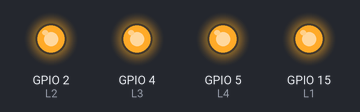
This sketch was run on a simulated ESP32. On the bench: output pins drawn as LEDs (lit = HIGH).

Above: at 0.1 s.
Timing chart, 0 to 1.6 s (numbered marks = the images above):
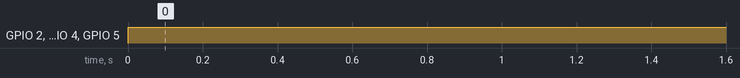

Measured:
- by itself, GPIO 2 (L2), GPIO 4 (L3), GPIO 5 (L4): LOW → HIGH at 0.00 s

The sketch:

ping-esp32.ino
```cpp
#define L1 15
#define L2 2
#define L3 4
#define L4 5

void setup() {
  // put your setup code here, to run once:
  pinMode(L1,OUTPUT);
  pinMode(L2, OUTPUT);
  pinMode(L3, OUTPUT);
  pinMode(L4, OUTPUT);
}

void loop() {
  // put your main code here, to run repeatedly:
  digitalWrite(L1, HIGH);
  digitalWrite(L2,HIGH);
  digitalWrite(L3, HIGH);
  digitalWrite(L4,HIGH);
}
```
